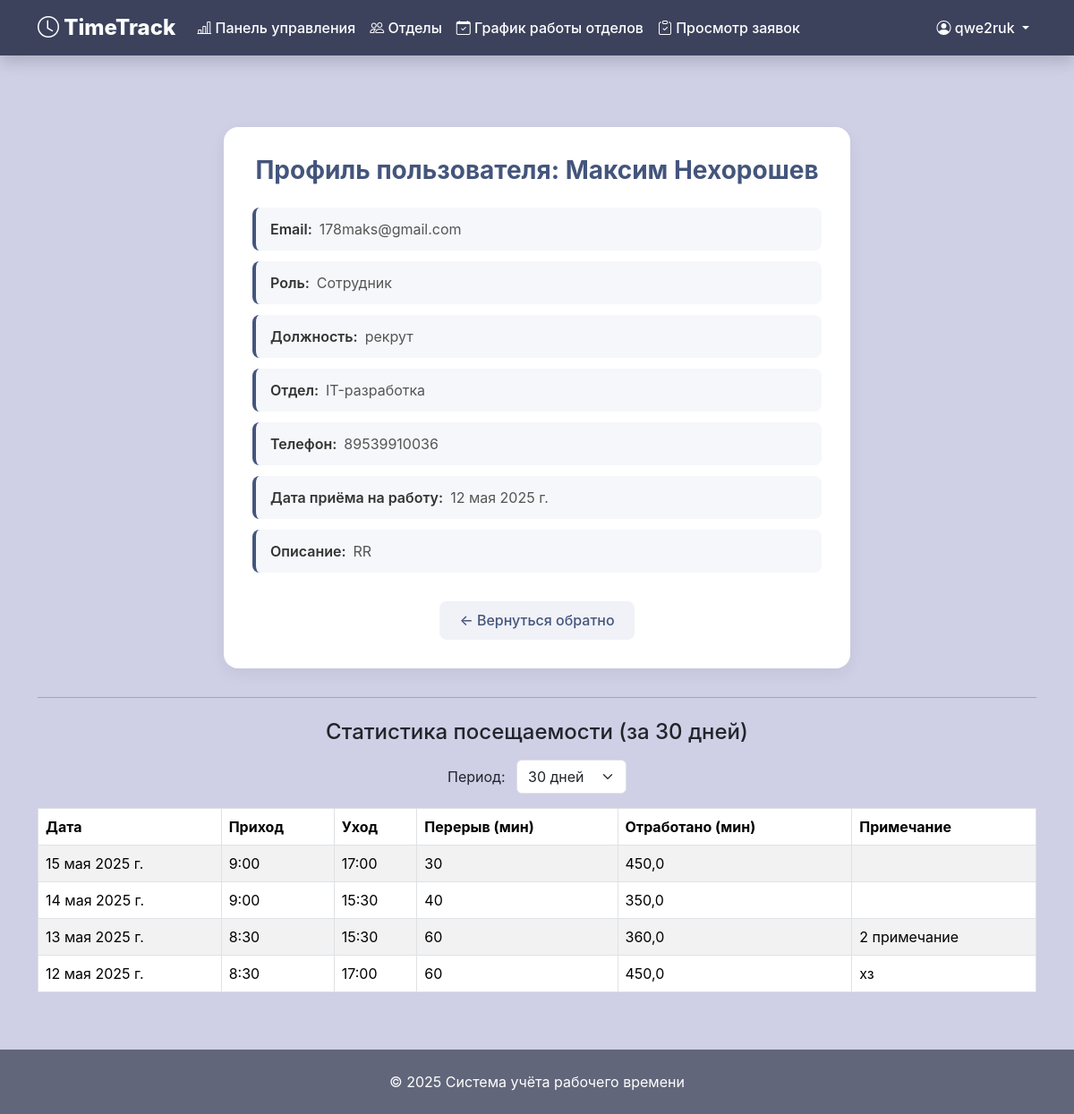
The app's page /profile/1/ (signed in) with its own data.
### time_site/models.py (models this page shows, shortened)
class CustomUser(AbstractUser):
    email = models.EmailField(
        _('Электронная почта'),
        blank=False
    )
    ROLE_CHOICES = [
        ('Сотрудник', 'Сотрудник'),
        ('Руководитель', 'Руководитель'),
        ('Администратор', 'Администратор'),
    ]
    role = models.CharField(
        _('Роль'),
        max_length=50,
        choices=ROLE_CHOICES,
        default='Сотрудник'
    )
    post = models.CharField(
        _('Должность'),
        max_length=50,
        blank=True
    )
    hire_date = models.DateField(
        _('Дата приёма на работу'),
        default=timezone.now
    )
    phone = models.CharField(
        _('Телефон'),
        max_length=20,
        blank=True
    )
    description = models.TextField(
        _('Описание'),
        blank=True
    )
    department = models.ForeignKey(
        Department,
        on_delete=models.SET_NULL,
        null=True,
        blank=True,
        related_name='employees',
        verbose_name='Отдел'
    )
    is_active = models.BooleanField(
        _('Активен'),
        default=True
    )
    @property
    def is_manager(self):
        return self.role == 'Руководитель'
    class Meta:
        verbose_name = 'Пользователь'
        verbose_name_plural = 'Пользователи'

class Department(models.Model):
    name = models.CharField(max_length=100, unique=True)
    manager = models.ForeignKey(
        'CustomUser',
        on_delete=models.SET_NULL,
        null=True,
        blank=True,
        limit_choices_to={'role': 'Руководитель'},
        related_name='managed_departments'
    )
    def __str__(self):
        return self.name
    class Meta:
        verbose_name = 'Отдел'
        verbose_name_plural = 'Отделы'

class WorkLog(models.Model):
    user = models.ForeignKey(settings.AUTH_USER_MODEL, on_delete=models.CASCADE)
    date = models.DateField(default=timezone.now)
    check_in = models.TimeField(null=True, blank=True, verbose_name="Вход")
    check_out = models.TimeField(null=True, blank=True, verbose_name="Выход")
    break_minutes = models.PositiveIntegerField(default=0, verbose_name="Перерыв (мин)")
    note = models.TextField(blank=True, verbose_name="Примечание")
    @property
    def worked_time_minutes(self):
        if self.check_in and self.check_out:
            delta = datetime.combine(date.min, self.check_out) - datetime.combine(date.min, self.check_in)
            return max((delta.total_seconds() // 60) - self.break_minutes, 0)
        return 0
    class Meta:
        verbose_name = "Запись рабочего времени"
        verbose_name_plural = "Рабочие записи"
        unique_together = ['user', 'date']

### time_site/views/profile.py (the view)
# urls.py: path('profile/<int:user_id>/', public_profile_view, name='public_profile'),
def public_profile_view(request, user_id):
    user = get_object_or_404(CustomUser, id=user_id)
    if not (request.user == user or request.user.is_manager or request.user.is_admin):
        raise PermissionDenied()
    period = request.GET.get('period', '30')
    try:
        days = int(period)
    except ValueError:
        days = 30
    start_date = now().date() - timedelta(days=days)
    logs = WorkLog.objects.filter(user=user, date__gte=start_date).order_by('-date')
    return render(request, 'profile/public_profile.html', {
        'user_profile': user,
        'logs': logs,
        'selected_period': days,
    })

### time_site/templates/profile/public_profile.html (shortened to what this page needs)
{% extends 'base.html' %}
{% block content %}
<div class="public-profile-container">
    <h2 class="public-profile-title">
        Профиль пользователя: {{ user_profile.get_full_name|default:user_profile.username }}
    </h2>
    <div class="profile-info-item">
        <span class="profile-info-label">Email:</span>
        <span class="profile-info-value">{{ user_profile.email }}</span>
    </div>
    <div class="profile-info-item">
        <span class="profile-info-label">Роль:</span>
        <span class="profile-info-value">{{ user_profile.role }}</span>
    </div>
    <div class="profile-info-item">
        <span class="profile-info-label">Должность:</span>
        <span class="profile-info-value">{{ user_profile.post }}</span>
    </div>
    <div class="profile-info-item">
        <span class="profile-info-label">Отдел:</span>
        <span class="profile-info-value">{{ user_profile.department }}</span>
    </div>
    <div class="profile-info-item">
        <span class="profile-info-label">Телефон:</span>
        <span class="profile-info-value">{{ user_profile.phone }}</span>
    </div>
    <div class="profile-info-item">
        <span class="profile-info-label">Дата приёма на работу:</span>
        <span class="profile-info-value">{{ user_profile.hire_date }}</span>
    </div>
    <div class="profile-info-item">
        <span class="profile-info-label">Описание:</span>
        <span class="profile-info-value">{{ user_profile.description }}</span>
    </div>
    <div class="back-button-container">
        <a href="javascript:history.back()" class="btn-back">
            ← Вернуться обратно
        </a>
    </div>
</div>
<hr class="my-4">
<h4 class="text-center mb-3">Статистика посещаемости (за {{ selected_period }} дней)</h4>
<form method="get" class="mb-3 text-center">
  <label>Период:
    <select name="period" onchange="this.form.submit()" class="form-select d-inline-block w-auto ms-2">
      <option value="30" {% if selected_period == 30 %}selected{% endif %}>30 дней</option>
    </select>
  </label>
</form>
<table class="table table-bordered table-striped">
  <thead>
    <tr>
      <th>Дата</th>
      <th>Приход</th>
      <th>Уход</th>
      <th>Перерыв (мин)</th>
      <th>Отработано (мин)</th>
      <th>Примечание</th>
    </tr>
  </thead>
  <tbody>
    {% for log in logs %}
    <tr>
      <td>{{ log.date }}</td>
      <td>{{ log.check_in|default:"—" }}</td>
      <td>{{ log.check_out|default:"—" }}</td>
      <td>{{ log.break_minutes }}</td>
      <td>{{ log.worked_time_minutes }}</td>
      <td>{{ log.note }}</td>
    </tr>
    {% empty %}
    <tr>
      <td colspan="6" class="text-center">Нет записей</td>
    </tr>
    {% endfor %}
  </tbody>
</table>
{% endblock %}

### time_site/templates/base.html (shortened to what this page needs)
<!DOCTYPE html>
<html lang="ru">
<head>
    <link href="https://cdn.jsdelivr.net/npm/bootstrap@5.3.2/dist/css/bootstrap.min.css" rel="stylesheet">
    <link rel="stylesheet" href="https://cdn.jsdelivr.net/npm/bootstrap-icons@1.11.1/font/bootstrap-icons.min.css">
</head>
<body>
    <nav class="navbar navbar-expand-lg navbar-dark shadow" style="background-color: var(--header-bg);">
        <div class="container">
            <a class="navbar-brand" href="{% url 'home' %}">
                <i class="bi bi-clock"></i> TimeTrack
            </a>
            <div class="collapse navbar-collapse" id="navbarNav">
                {% if user.is_authenticated %}
                <ul class="navbar-nav me-auto mb-2 mb-lg-0">
                    <li class="nav-item">
                        <a class="nav-link" href="{% url 'my_statistics' %}">
                            <i class="bi bi-bar-chart-line"></i> Панель управления
                        </a>
                    </li>
                    <li class="nav-item">
                        <a class="nav-link" href="{% url 'department_list' %}">
                            <i class="bi bi-people"></i> Отделы
                        </a>
                    </li>
                    <li class="nav-item">
                        <a class="nav-link" href="{% url 'work_schedules' %}">
                            <i class="bi bi-calendar-check"></i> График работы отделов
                        </a>
                    </li>
                    {% if user.role == "Руководитель" %}
                    <li class="nav-item">
                        <a class="nav-link" href="{% url 'leave_approval_list' %}">
                            <i class="bi bi-clipboard-check"></i> Просмотр заявок
                        </a>
                    </li>
                    {% endif %}
                </ul>
                {% endif %}
                <ul class="navbar-nav ms-auto">
                    {% if user.is_authenticated %}
                    <li class="nav-item dropdown">
                        <a class="nav-link dropdown-toggle" href="#" id="navbarDropdown" role="button" data-bs-toggle="dropdown">
                            <i class="bi bi-person-circle"></i> {{ user.username }}
                        </a>
                    </li>
                    {% endif %}
                </ul>
            </div>
        </div>
    </nav>
    <main class="container my-5">
        {% block content %}{% endblock %}
    </main>
    <footer class="mt-auto">
        <div class="container text-center">
            <p class="text-white mb-0">© {% now "Y" %} Система учёта рабочего времени</p>
        </div>
    </footer>
</body>
</html>

### time_site/templates/base.html (style rules this page uses)
:root { --primary-color: #44557c; --secondary-color: #61667a; --accent-color: #5359b5; --background-color: #cfcfe6; --header-bg: #3c425c; }
body { background-color: var(--background-color); font-family: 'Nunito', -apple-system, BlinkMacSystemFont, sans-serif; min-height: 100vh; display: flex; flex-direction: column; }
.navbar-brand { font-weight: 800; font-size: 1.5rem; }
main { flex: 1; }
footer { background-color: var(--secondary-color); padding: 1.5rem 0; }
.navbar .nav-link { font-weight: 500; color: white; transition: color 0.3s; }

### time_site/templates/profile/public_profile.html (style rules this page uses)
.public-profile-container { max-width: 700px; margin: 2rem auto; padding: 2rem; background-color: #fff; border-radius: 1rem; box-shadow: 0 6px 18px rgba(0, 0, 0, 0.06); }
.public-profile-title { font-size: 1.75rem; font-weight: 700; color: var(--primary-color); margin-bottom: 1.5rem; text-align: center; }
.profile-info-item { display: flex; flex-wrap: wrap; align-items: center; padding: 0.75rem 1rem; margin-bottom: 0.75rem; background-color: #f5f7fa; border-left: 4px solid var(--primary-color); border-radius: 0.5rem; }
.profile-info-label { font-weight: 600; color: #333; margin-right: 0.5rem; }
.profile-info-value { color: #555; }
.back-button-container { text-align: center; margin-top: 2rem; }
.btn-back { display: inline-block; padding: 0.6rem 1.4rem; background-color: #f0f2f7; color: var(--primary-color); font-weight: 500; border-radius: 0.5rem; text-decoration: none; transition: background-color 0.2s ease, transform 0.2s ease; }

### records on screen
CustomUser: username "qwe2ruk"
CustomUser: get_full_name "Максим Нехорошев", email "178maks@gmail.com", role "Сотрудник", post "рекрут", department "IT-разработка", phone "89539910036", hire_date "12 мая 2025 г.", description "RR"
WorkLog: date "15 мая 2025 г.", check_in "9:00", check_out "17:00", break_minutes "30", worked_time_minutes "450,0"
WorkLog: date "14 мая 2025 г.", check_in "9:00", check_out "15:30", break_minutes "40", worked_time_minutes "350,0"
WorkLog: date "13 мая 2025 г.", check_in "8:30", check_out "15:30", break_minutes "60", worked_time_minutes "360,0", note "2 примечание"
WorkLog: date "12 мая 2025 г.", check_in "8:30", check_out "17:00", break_minutes "60", worked_time_minutes "450,0", note "хз"

### other values on screen
{{ selected_period }} "30"
